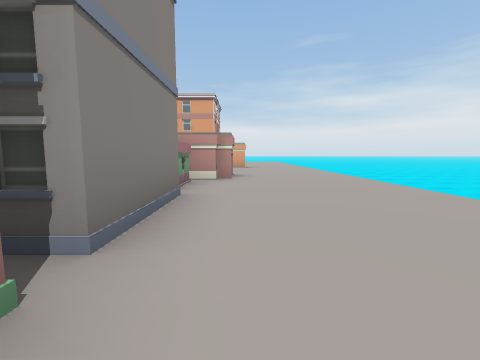
[1] (above)

24 first-person views from a walk through a scene from a Unity 3-D project. The camera is 1.4 m above the floor, tilts 6° down and sees 90° across. The floor is counted in squares, 2.4 m on a side. Each view is taken from the middle of a square. On the plan, view 1 faces up. The plan holds only what a view shows up to about 9 squares ahead; the rest is blank. The place goes on beyond the plan. The player is left out.

[2]
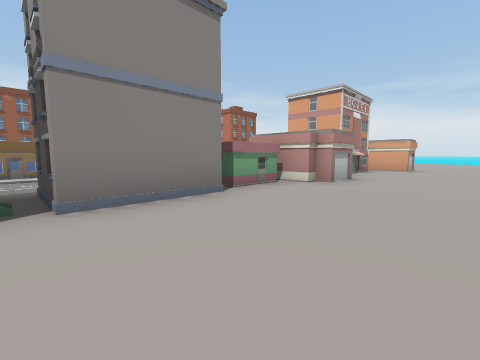

[3]
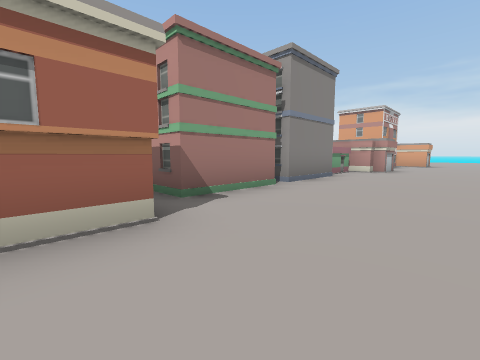

[4]
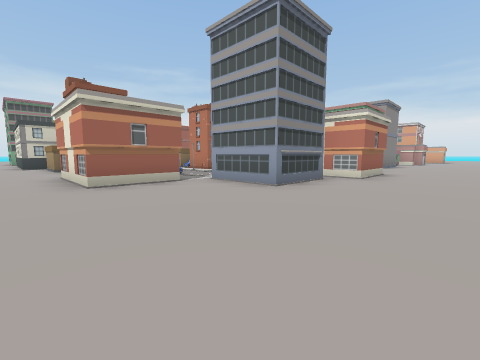

[5]
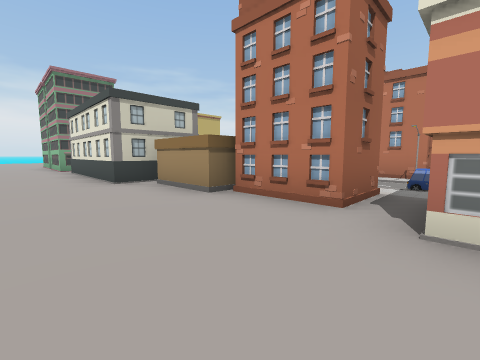

[6]
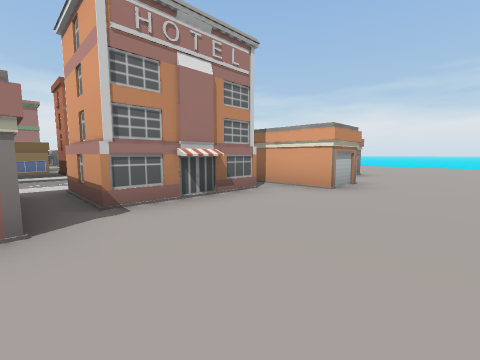

[7]
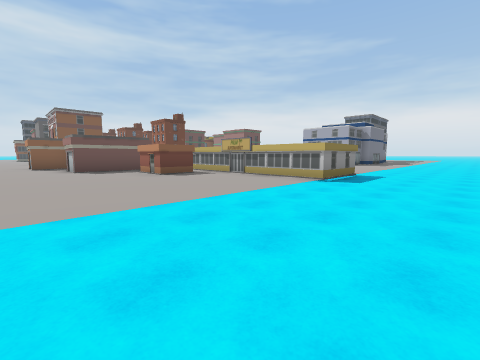

[8]
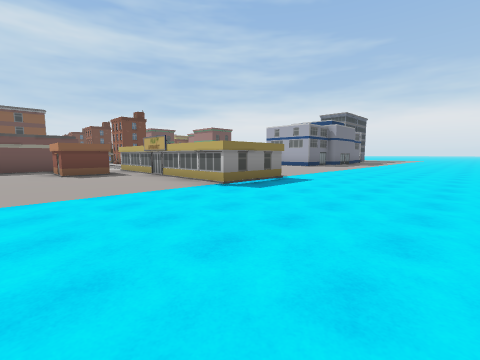

[9]
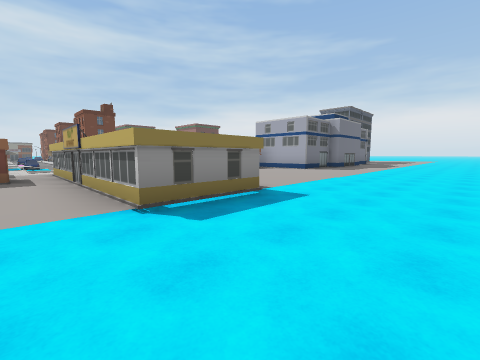

[10]
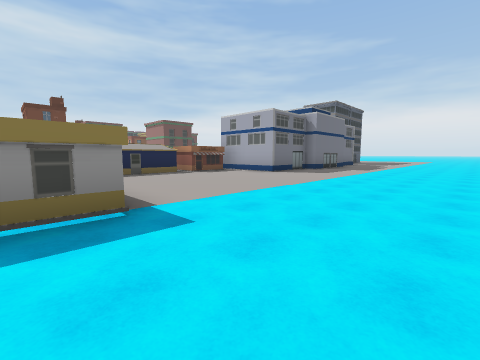

[11]
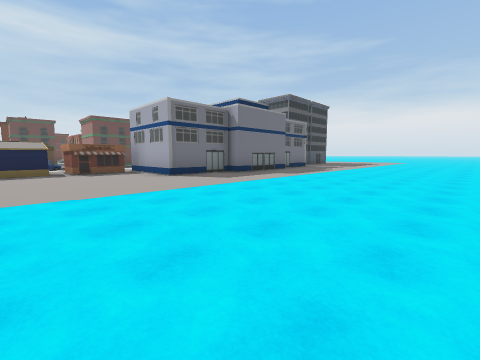

[12]
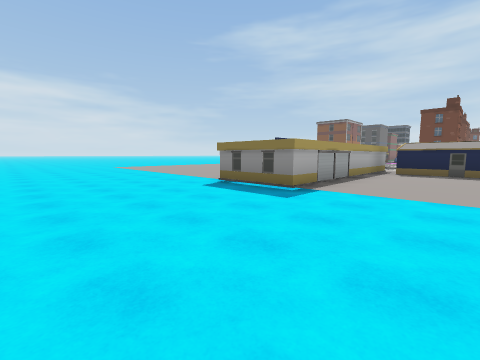

[13]
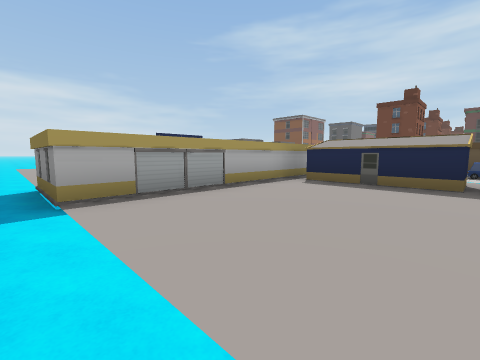

[14]
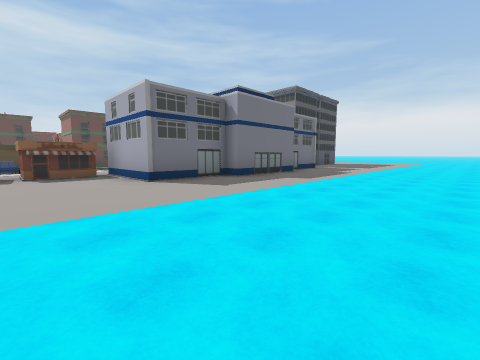

[15]
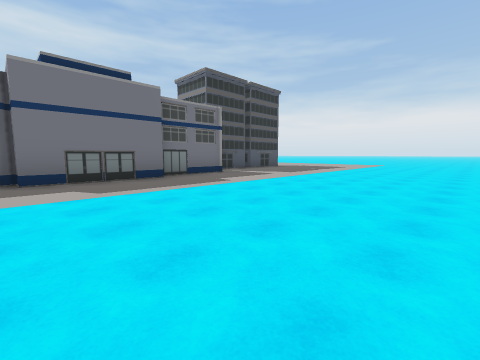

[16]
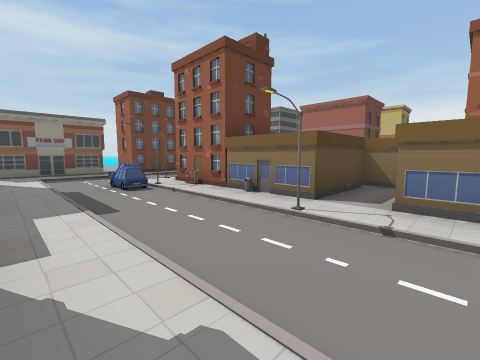

[17]
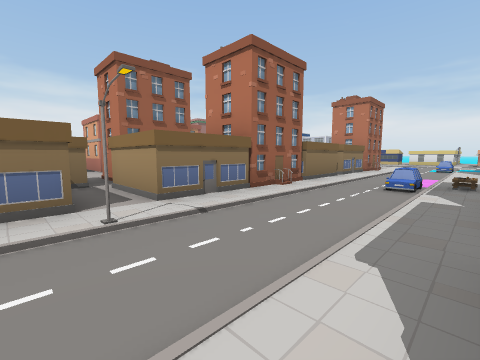

[18]
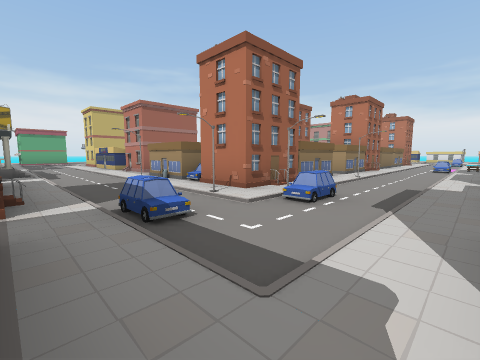

[19]
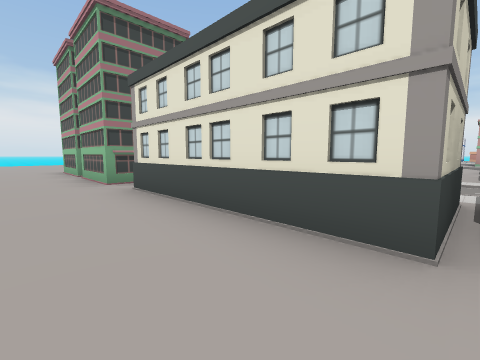

[20]
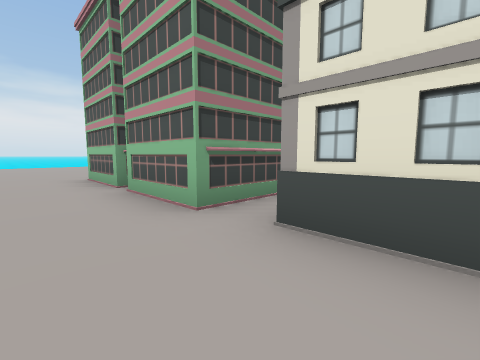

[21]
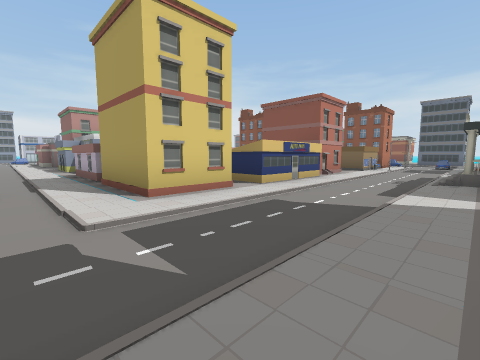

[22]
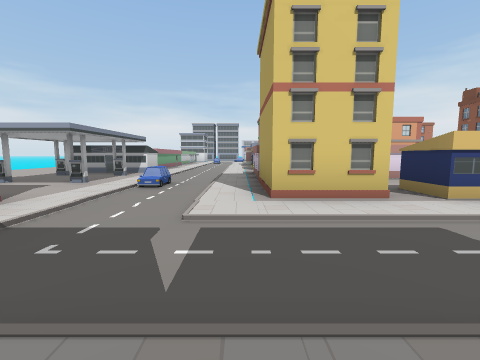

[23]
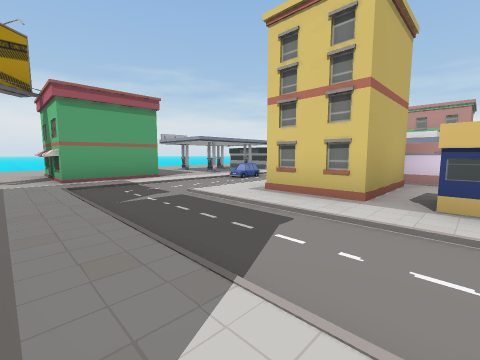

[24]
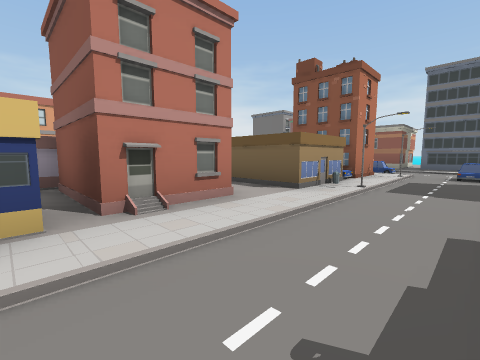

### Floor plan
Key: @ floor where view 1 was taken; # wall or solid block; . floor; / step, stairs or slope; B building; H house; C car; I billboard; O other object.
Columns run from 25 left of view 1 to 2 right of it. Each row starts with its distance up from view 1.
 24  ...........................
 23  ...........................
 22   ..........................
 21    .........................
 20    .................##......
 19     .......B........##......
 18      ...##  ###.....##......
 17      B#       #.....##OO....
 16               #OOOO.##OO....
 15                 .    .......
 14                 /    /. #...
 13                 C    ..B....
 12                      //B##..
 11                 OO   //###..
 10                 OO   C. #...
  9                    H/.. B...
  8                   OO/..##...
  7                   OO/..  ...
  6                    ./.. B...
  5              B    OO/./OO...
  4       ..#B   B    O#/C.BO...
  3       ..B          H/..B#...
  2      /..         HO#/.. #...
  1  .BBB/..#      .#OOO/..B....
  0  .B.B/..#      .OOO.#.. #@..
 -1  ..../..###### .OO  /..##...
 -2   B.BC..B#   # .    /..B##..
 -3   .../.. #O  ##.OO#H/..  #..
 -4     #/....OOO/..OO##C.......
 -5     #/.//////////////..##...
 -6 ..#B#//////////////C//.#B...
 -7 ...I........B ..OOH#........
 -8       B  B#    .OO## ##.....
 -9   ... #########.....B#B.....
-10  ...........................
-11  ....................

Where each view was taken, in squares from view 1:
view 1: 0 up, 0 right, facing up
view 2: 1 up, 2 right, facing up-left
view 3: 3 down, 2 right, facing up-left
view 4: 10 down, 2 right, facing up-left
view 5: 11 down, 5 left, facing up-left
view 6: 7 up, 2 right, facing up-left
view 7: 23 up, 1 right, facing down-left
view 8: 24 up, 1 left, facing down-left
view 9: 23 up, 3 left, facing down-left
view 10: 23 up, 5 left, facing down-left
view 11: 24 up, 8 left, facing down-left
view 12: 24 up, 8 left, facing down-right
view 13: 21 up, 9 left, facing down-right
view 14: 23 up, 9 left, facing down-left
view 15: 24 up, 13 left, facing down-left
view 16: 1 up, 3 left, facing down-left
view 17: 1 down, 3 left, facing up-left
view 18: 7 down, 3 left, facing up-left
view 19: 11 down, 10 left, facing up-left
view 20: 11 down, 13 left, facing up-left
view 21: 7 down, 19 left, facing up-right
view 22: 7 down, 18 left, facing up
view 23: 7 down, 15 left, facing up-left
view 24: 6 down, 13 left, facing up-right
